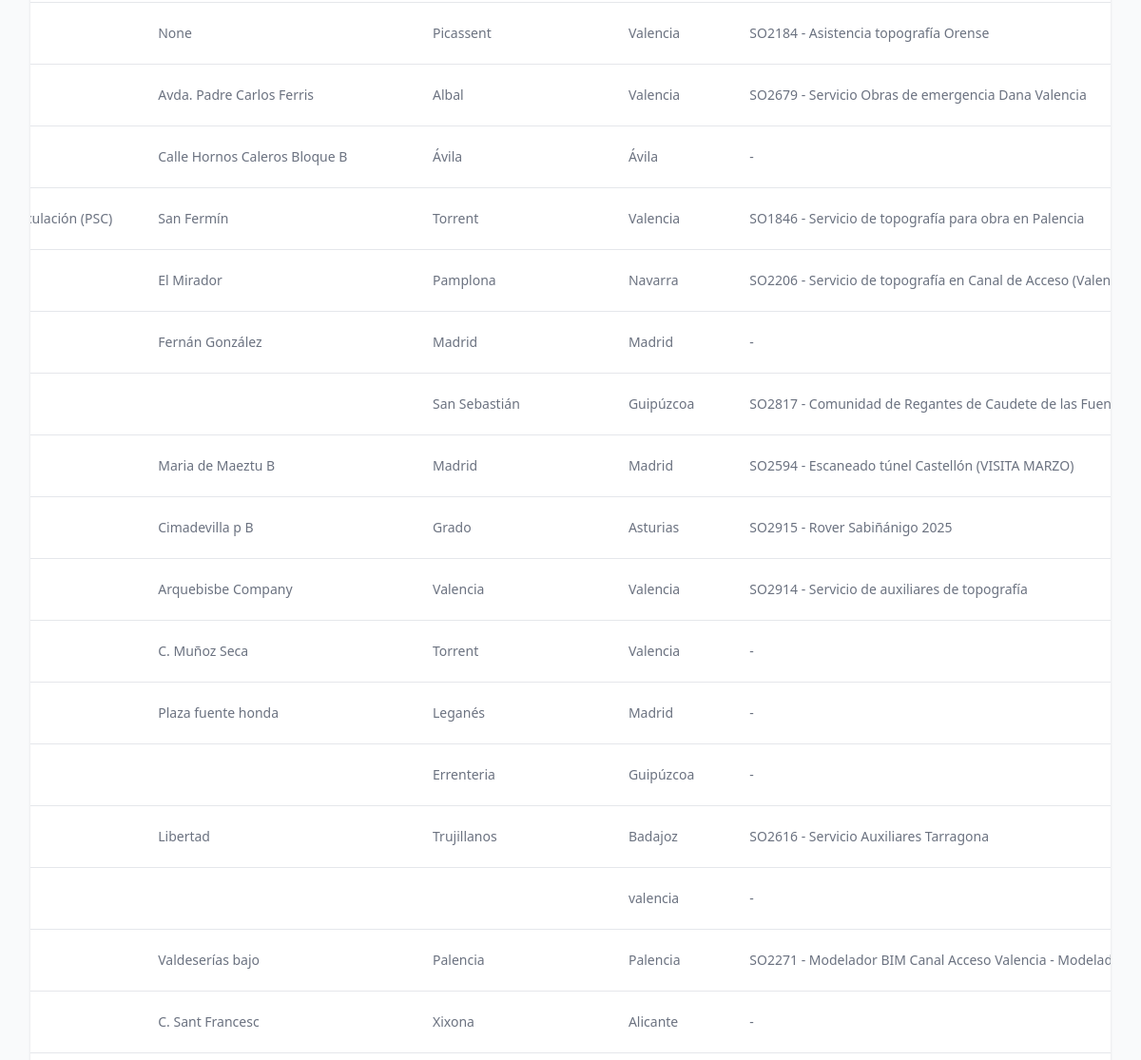
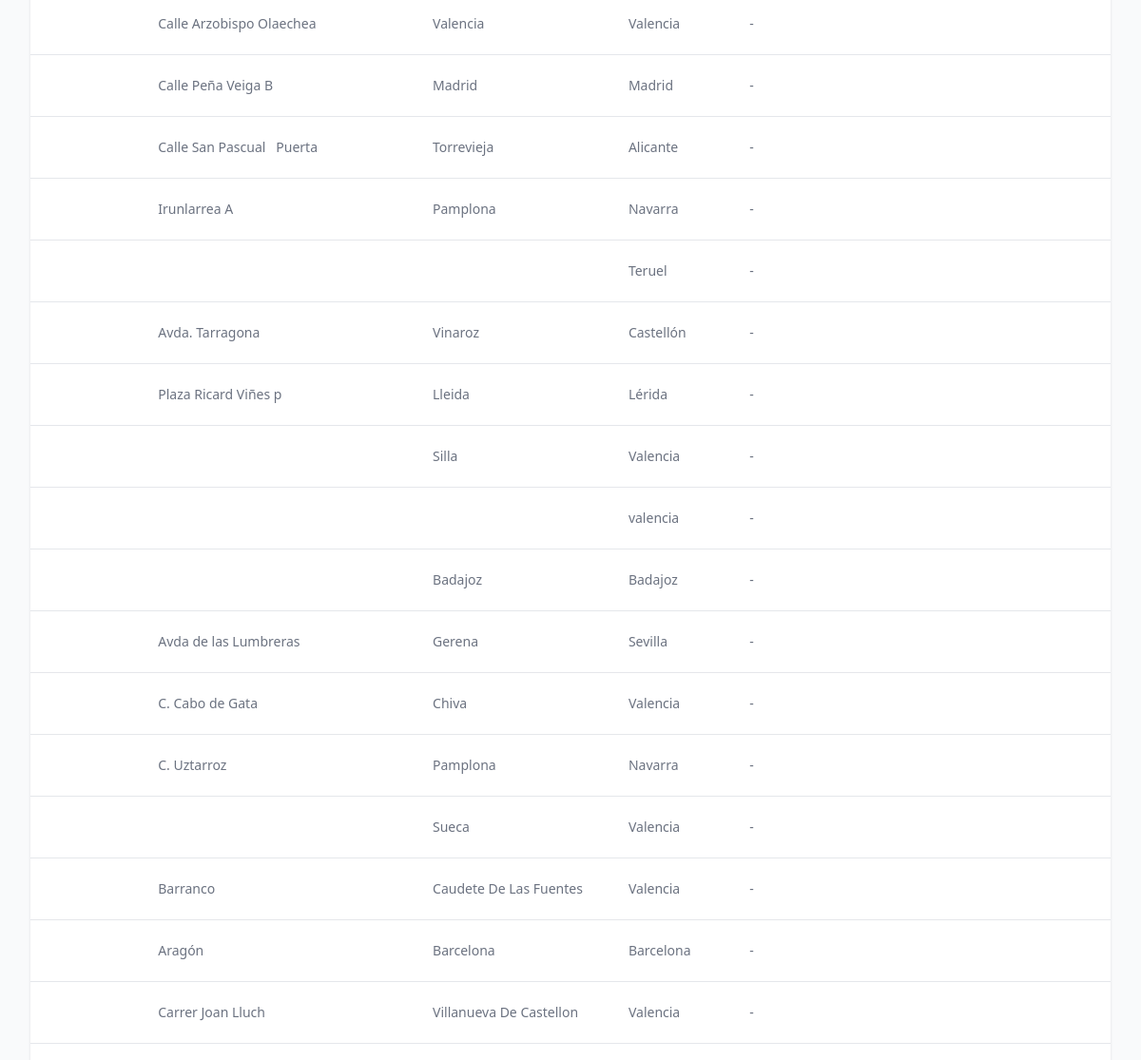
The page /employees/ (signed in, middle part) on the database as committed earlier (2 pictures, top to bottom).
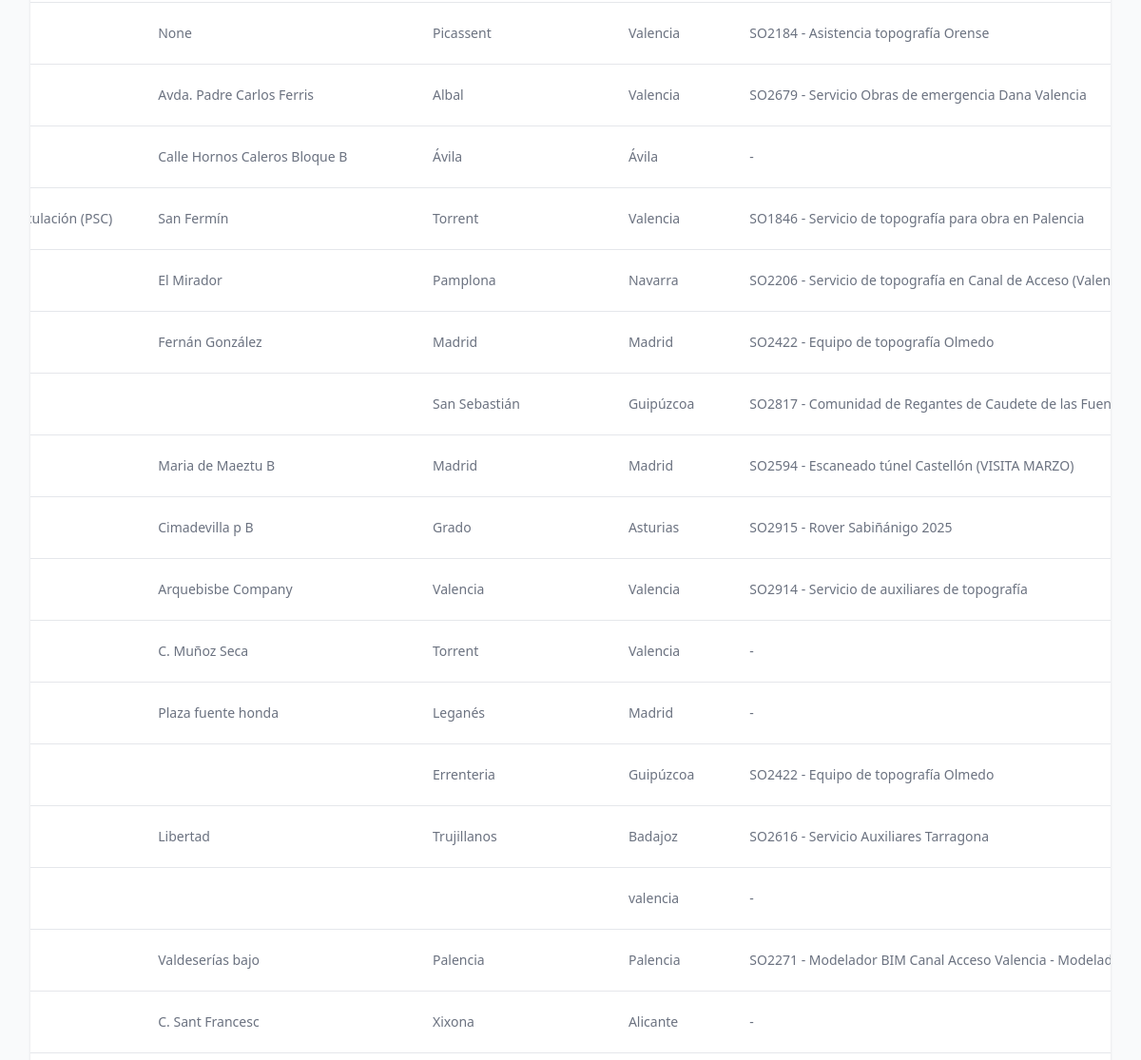
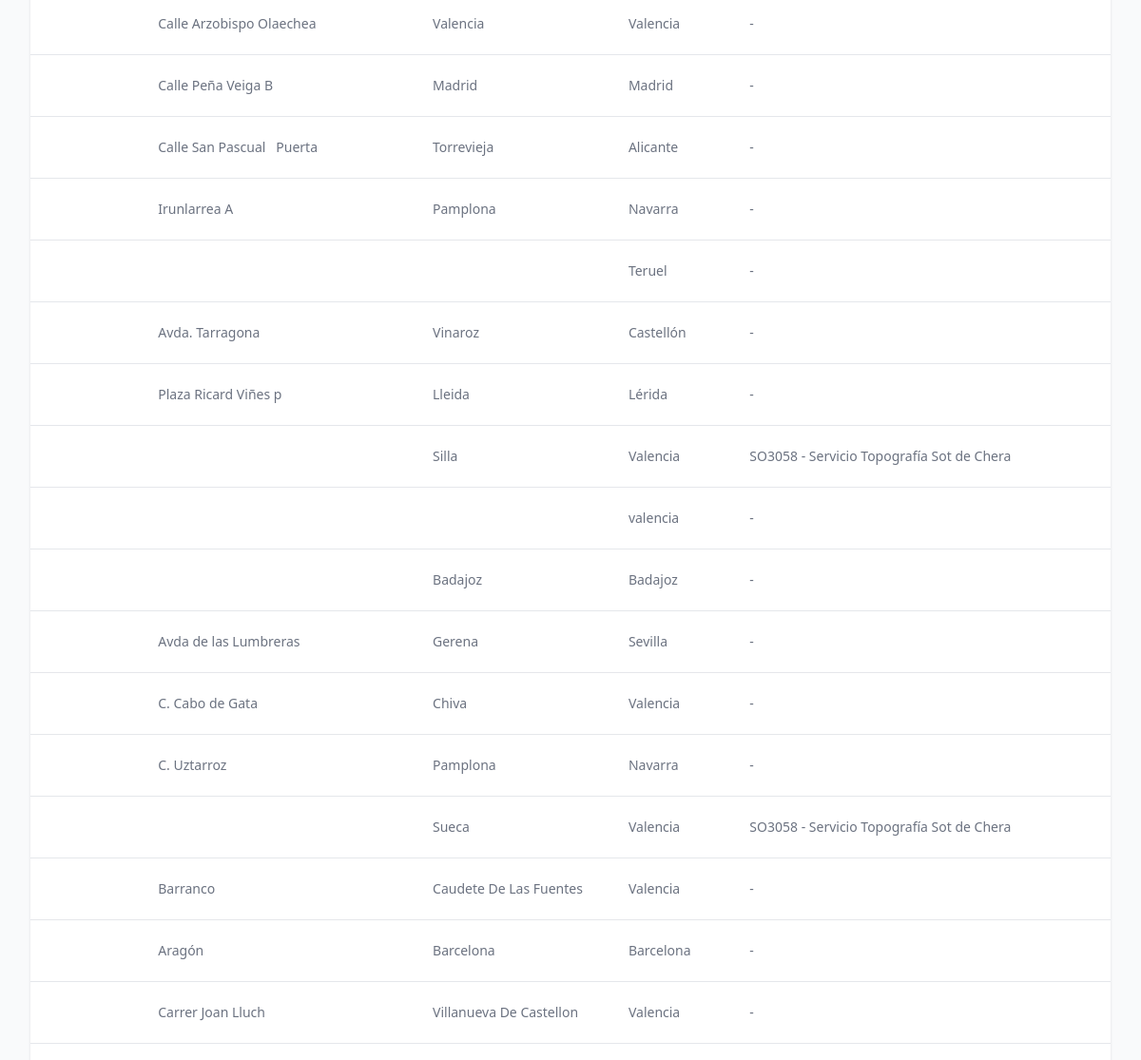
The same page on the database as committed later (2 pictures, top to bottom).
### novacartografia_employee_management/models.py (models this page shows, shortened)
class Employee(models.Model):
    name = models.CharField(max_length=100)
    job = models.CharField(max_length=100)
    project_id = models.ForeignKey(Project, on_delete=models.SET_NULL, related_name='employee_set', blank=True, null=True)
    street = models.CharField(max_length=100, blank=True, null=True)
    city = models.CharField(max_length=100, blank=True, null=True)
    state = models.CharField(max_length=50, default='valencia',
           choices=[
                ('Araba (Álava)', 'Álava'),
                ('Albacete', 'Albacete'),
                ('Alacant (Alicante)', 'Alicante'),
                ('Almería', 'Almería'),
                ('Asturias', 'Asturias'),
                ('Ávila', 'Ávila'),
                ('Badajoz', 'Badajoz'),
                ('Barcelona', 'Barcelona'),
                ('Burgos', 'Burgos'),
                ('Cáceres', 'Cáceres'),
                ('Cádiz', 'Cádiz'),
                ('Cantabria', 'Cantabria'),
                ('Castelló (Castellón)', 'Castellón'),
                ('Ceuta', 'Ceuta'),
                ('Ciudad Real', 'Ciudad Real'),
                ('Córdoba', 'Córdoba'),
                ('Cuenca', 'Cuenca'),
                ('Gerona', 'Gerona'),
                ('Granada', 'Granada'),
                ('Guadalajara', 'Guadalajara'),
                ('Gipuzkoa (Guipúzcoa)', 'Guipúzcoa'),
                ('Huelva', 'Huelva'),
                ('Huesca', 'Huesca'),
                ('Islas Baleares', 'Islas Baleares'),
                ('Jaén', 'Jaén'),
                ('A Coruña (La Coruña)', 'La Coruña'),
                ('La Rioja', 'La Rioja'),
                ('Las Palmas', 'Las Palmas'),
                ('León', 'León'),
                ('Lérida', 'Lérida'),
                ('Lleida', 'Lérida'),  # Agregado porque aparece en tu CSV
                ('Lugo', 'Lugo'),
                ('Madrid', 'Madrid'),
                ('Málaga', 'Málaga'),
                ('Melilla', 'Melilla'),
                ('Murcia', 'Murcia'),
                ('Navarra (Nafarroa)', 'Navarra'),  # Corregido para coincidir con el CSV
                ('Orense', 'Orense'),
                ('Palencia', 'Palencia'),
                ('Pontevedra', 'Pontevedra'),
                ('Salamanca', 'Salamanca'),
                ('Santa Cruz de Tenerife', 'Santa Cruz de Tenerife'),
                ('Segovia', 'Segovia'),
                ('Sevilla', 'Sevilla'),
                ('Soria', 'Soria'),
                ('Tarragona', 'Tarragona'),
                ('Teruel', 'Teruel'),
                ('Toledo', 'Toledo'),
                ('Valencia', 'Valencia'),
                ('Valladolid', 'Valladolid'),
                ('Bizkaia (Vizcaya)', 'Vizcaya'),
                ('Zamora', 'Zamora'),
                ('Zaragoza', 'Zaragoza'),
            ])
    latitude = models.FloatField(null=True, blank=True)
    longitude = models.FloatField(null=True, blank=True)
    academic_training = models.CharField(max_length=100, blank=True, null=True)
    driver_license = models.BooleanField(default=False)
    twenty_hours = models.BooleanField(default=False)
    sixty_hours = models.BooleanField(default=False)
    confine = models.BooleanField(default=False)
    height = models.BooleanField(default=False)
    mining = models.BooleanField(default=False)
    railway_carriage = models.BooleanField(default=False)
    railway_mounting = models.BooleanField(default=False)
    building = models.BooleanField(default=False)
    office_work = models.BooleanField(default=False)
    scanner = models.BooleanField(default=False)
    leveling = models.BooleanField(default=False)
    static = models.BooleanField(default=False)
    drag = models.BooleanField(default=False)
    locked = models.BooleanField(default=False, help_text="Indicates if the employee is locked for a future project")

class Project(models.Model):
    PROJECT_TYPES = [
        ('external', 'Obra'),
        ('project', 'Proyecto'),
    ]
    MANAGER_TYPES = [
        ('Jose Cuesta Mejías', 'Cuesta'),
        ('Javier Marín Gimeno', 'Javi'),
        ('Guillermo Boscá Gómez', 'Guillermo'),
        ('Miguel Ángel Martínez García', 'Miguel Ángel'),
        ('Óscar López Valverde', 'Óscar'),
    ]
    name = models.CharField(max_length=100)
    type = models.CharField(max_length=50, choices=PROJECT_TYPES, default='proyecto')
    description = models.TextField(blank=True, null=True)
    manager = models.CharField(max_length=50, choices=MANAGER_TYPES, null=True, blank=True)
    state = models.CharField(max_length=50, null=True, blank=True,
            choices=[
                ('alava', 'Álava'),
                ('albacete', 'Albacete'),
                ('alicante', 'Alicante'),
                ('almeria', 'Almería'),
                ('asturias', 'Asturias'),
                ('avila', 'Ávila'),
                ('badajoz', 'Badajoz'),
                ('barcelona', 'Barcelona'),
                ('burgos', 'Burgos'),
                ('caceres', 'Cáceres'),
                ('cadiz', 'Cádiz'),
                ('cantabria', 'Cantabria'),
                ('castellon', 'Castellón'),
                ('ceuta', 'Ceuta'),
                ('ciudad_real', 'Ciudad Real'),
                ('cordoba', 'Córdoba'),
                ('cuenca', 'Cuenca'),
                ('gerona', 'Gerona'),
                ('granada', 'Granada'),
                ('guadalajara', 'Guadalajara'),
                ('guipuzcoa', 'Guipúzcoa'),
                ('huelva', 'Huelva'),
                ('huesca', 'Huesca'),
                ('islas_baleares', 'Islas Baleares'),
                ('jaen', 'Jaén'),
                ('la_coruna', 'La Coruña'),
                ('la_rioja', 'La Rioja'),
                ('las_palmas', 'Las Palmas'),
                ('leon', 'León'),
                ('lerida', 'Lérida'),
                ('lugo', 'Lugo'),
                ('madrid', 'Madrid'),
                ('malaga', 'Málaga'),
                ('melilla', 'Melilla'),
                ('murcia', 'Murcia'),
                ('navarra', 'Navarra'),
                ('orense', 'Orense'),
                ('palencia', 'Palencia'),
                ('pontevedra', 'Pontevedra'),
                ('salamanca', 'Salamanca'),
                ('santa_cruz_de_tenerife', 'Santa Cruz de Tenerife'),
                ('segovia', 'Segovia'),
                ('sevilla', 'Sevilla'),
                ('soria', 'Soria'),
                ('tarragona', 'Tarragona'),
                ('teruel', 'Teruel'),
                ('toledo', 'Toledo'),
                ('valencia', 'Valencia'),
                ('valladolid', 'Valladolid'),
                ('vizcaya', 'Vizcaya'),
                ('zamora', 'Zamora'),
                ('zaragoza', 'Zaragoza')
            ])
    academic_training = models.CharField(max_length=100, blank=True, null=True)
    twenty_hours = models.BooleanField(default=False)
    sixty_hours = models.BooleanField(default=False)
    confine = models.BooleanField(default=False)
    height = models.BooleanField(default=False)
    mining = models.BooleanField(default=False)
    railway_carriage = models.BooleanField(default=False)
    railway_mounting = models.BooleanField(default=False)
    building = models.BooleanField(default=False)
    office_work = models.BooleanField(default=False)
    scanner = models.BooleanField(default=False)
    leveling = models.BooleanField(default=False)
    static = models.BooleanField(default=False)
    drag = models.BooleanField(default=False)
    def __str__(self):
        return self.name

### novacartografia_employee_management/views.py (the view)
# urls.py: path("", lambda request: redirect('employee_list'), name='home'),
@login_required
def employee_list(request):
    employees = Employee.objects.all()
    return render(request, 'novacartografia_employee_management/employee_list.html', {'employees': employees})

### templates/novacartografia_employee_management/employee_list.html (shortened to what this page needs)
{% extends "base.html" %}
{% block content %}
<div class="main-content-wrapper">
    <div class="bg-white shadow overflow-hidden rounded-lg table-container">
        <div class="w-full overflow-x-auto flex justify-center">
            <table class="table-natural-width divide-y divide-gray-200">
                <tbody class="bg-white divide-y divide-gray-200">
                    {% for employee in employees %}
                    <tr class="hover:bg-gray-50">
                        <td class="px-6 py-4 text-sm text-gray-500 fit-content">{{ employee.job }}</td>
                        <td class="px-6 py-4 text-sm text-gray-500 fit-content">{{ employee.street }}</td>
                        <td class="px-6 py-4 text-sm text-gray-500 fit-content">{{ employee.city }}</td>
                        <td class="px-6 py-4 text-sm text-gray-500 fit-content">{{ employee.get_state_display }}</td>
                        <td class="px-6 py-4 text-sm text-gray-500 fit-content">
                            {% if employee.project_id %}{{ employee.project_id }}{% else %}-{% endif %}
                        </td>
                    </tr>
                    {% empty %}
                    <tr>
                        <td colspan="5" class="px-6 py-4 text-center text-sm text-gray-500">No employees found.</td>
                    </tr>
                    {% endfor %}
                </tbody>
            </table>
        </div>
    </div>
</div>
{% endblock %}

Rows that differ between the two databases and show on the page:
changed Employee "Fernán González": project_id (not shown) → "SO2422 - Equipo de topografía Olmedo"; no longer shows "-"
changed Employee "Errenteria": project_id (not shown) → "SO2422 - Equipo de topografía Olmedo"; no longer shows "-"
changed Employee "Silla": project_id (not shown) → "SO3058 - Servicio Topografía Sot de Chera"; no longer shows "-"
changed Employee "Sueca": project_id (not shown) → "SO3058 - Servicio Topografía Sot de Chera"; no longer shows "-"
